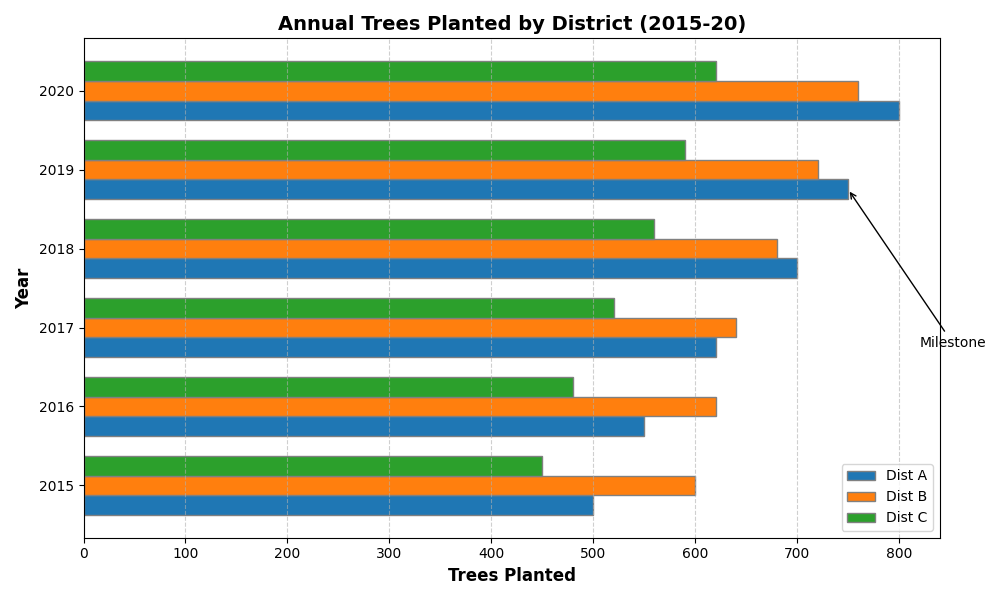

Here is the Python script that generated this plot:
import matplotlib.pyplot as plt
import numpy as np

years = np.arange(2015, 2021)
districtA_trees = np.array([500, 550, 620, 700, 750, 800])
districtB_trees = np.array([600, 620, 640, 680, 720, 760])
districtC_trees = np.array([450, 480, 520, 560, 590, 620])

bar_width = 0.25
r1 = np.arange(len(years))
r2 = [x + bar_width for x in r1]
r3 = [x + bar_width for x in r2]

fig, ax = plt.subplots(figsize=(10, 6))

# Applying a new set of colors
ax.barh(r1, districtA_trees, color='#1f77b4', height=bar_width, edgecolor='grey', label='Dist A') # muted blue
ax.barh(r2, districtB_trees, color='#ff7f0e', height=bar_width, edgecolor='grey', label='Dist B') # orange
ax.barh(r3, districtC_trees, color='#2ca02c', height=bar_width, edgecolor='grey', label='Dist C') # green

ax.set_ylabel('Year', fontweight='bold', fontsize=12)
ax.set_xlabel('Trees Planted', fontweight='bold', fontsize=12)
ax.set_title('Annual Trees Planted by District (2015-20)', fontweight='bold', fontsize=14)
ax.set_yticks([r + bar_width for r in range(len(years))])
ax.set_yticklabels(years)

ax.legend()

ax.grid(True, linestyle='--', alpha=0.6, axis='x')
plt.tight_layout()

ax.annotate('Milestone', xy=(750, 4), xytext=(820, 2),
            arrowprops=dict(facecolor='black', arrowstyle='->'), fontsize=10)

plt.tight_layout()
plt.show()
